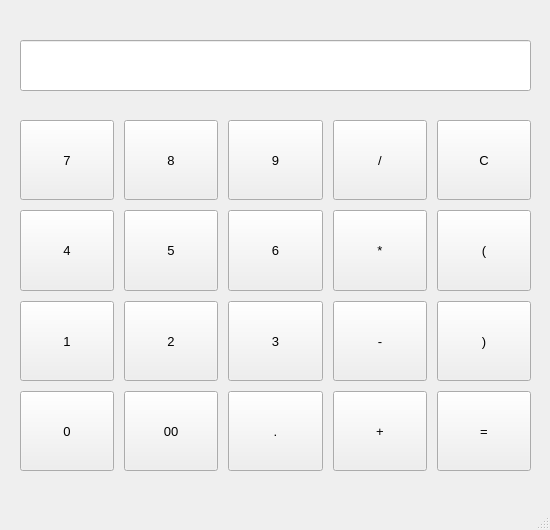
<?xml version="1.0" encoding="UTF-8"?>
<ui version="4.0">
 <class>MainWindow</class>
 <widget class="QMainWindow" name="MainWindow">
  <property name="geometry">
   <rect>
    <x>0</x>
    <y>0</y>
    <width>550</width>
    <height>530</height>
   </rect>
  </property>
  <property name="windowTitle">
   <string>Калькулятор</string>
  </property>
  <widget class="QWidget" name="centralwidget">
   <widget class="QLineEdit" name="input">
    <property name="geometry">
     <rect>
      <x>20</x>
      <y>40</y>
      <width>511</width>
      <height>51</height>
     </rect>
    </property>
    <property name="font">
     <font>
      <pointsize>12</pointsize>
     </font>
    </property>
    <property name="text">
     <string/>
    </property>
    <property name="alignment">
     <set>Qt::AlignRight|Qt::AlignTrailing|Qt::AlignVCenter</set>
    </property>
   </widget>
   <widget class="QWidget" name="gridLayoutWidget">
    <property name="geometry">
     <rect>
      <x>10</x>
      <y>110</y>
      <width>531</width>
      <height>371</height>
     </rect>
    </property>
    <property name="sizePolicy">
     <sizepolicy hsizetype="Preferred" vsizetype="Minimum">
      <horstretch>0</horstretch>
      <verstretch>0</verstretch>
     </sizepolicy>
    </property>
    <property name="font">
     <font>
      <pointsize>10</pointsize>
     </font>
    </property>
    <layout class="QGridLayout" name="gridLayout">
     <property name="sizeConstraint">
      <enum>QLayout::SetDefaultConstraint</enum>
     </property>
     <property name="leftMargin">
      <number>10</number>
     </property>
     <property name="topMargin">
      <number>10</number>
     </property>
     <property name="rightMargin">
      <number>10</number>
     </property>
     <property name="bottomMargin">
      <number>10</number>
     </property>
     <property name="spacing">
      <number>10</number>
     </property>
     <item row="3" column="1">
      <widget class="QPushButton" name="double_zero">
       <property name="sizePolicy">
        <sizepolicy hsizetype="Minimum" vsizetype="Minimum">
         <horstretch>0</horstretch>
         <verstretch>0</verstretch>
        </sizepolicy>
       </property>
       <property name="font">
        <font>
         <pointsize>10</pointsize>
        </font>
       </property>
       <property name="text">
        <string>00</string>
       </property>
      </widget>
     </item>
     <item row="0" column="3">
      <widget class="QPushButton" name="div">
       <property name="sizePolicy">
        <sizepolicy hsizetype="Minimum" vsizetype="Minimum">
         <horstretch>0</horstretch>
         <verstretch>0</verstretch>
        </sizepolicy>
       </property>
       <property name="font">
        <font>
         <pointsize>10</pointsize>
        </font>
       </property>
       <property name="text">
        <string>/</string>
       </property>
      </widget>
     </item>
     <item row="1" column="3">
      <widget class="QPushButton" name="mul">
       <property name="sizePolicy">
        <sizepolicy hsizetype="Minimum" vsizetype="Minimum">
         <horstretch>0</horstretch>
         <verstretch>0</verstretch>
        </sizepolicy>
       </property>
       <property name="font">
        <font>
         <pointsize>10</pointsize>
        </font>
       </property>
       <property name="text">
        <string>*</string>
       </property>
      </widget>
     </item>
     <item row="0" column="0">
      <widget class="QPushButton" name="seven">
       <property name="sizePolicy">
        <sizepolicy hsizetype="Minimum" vsizetype="Minimum">
         <horstretch>0</horstretch>
         <verstretch>0</verstretch>
        </sizepolicy>
       </property>
       <property name="font">
        <font>
         <pointsize>10</pointsize>
        </font>
       </property>
       <property name="text">
        <string>7</string>
       </property>
      </widget>
     </item>
     <item row="2" column="3">
      <widget class="QPushButton" name="minus">
       <property name="sizePolicy">
        <sizepolicy hsizetype="Minimum" vsizetype="Minimum">
         <horstretch>0</horstretch>
         <verstretch>0</verstretch>
        </sizepolicy>
       </property>
       <property name="font">
        <font>
         <pointsize>10</pointsize>
        </font>
       </property>
       <property name="text">
        <string>-</string>
       </property>
      </widget>
     </item>
     <item row="1" column="2">
      <widget class="QPushButton" name="six">
       <property name="sizePolicy">
        <sizepolicy hsizetype="Minimum" vsizetype="Minimum">
         <horstretch>0</horstretch>
         <verstretch>0</verstretch>
        </sizepolicy>
       </property>
       <property name="font">
        <font>
         <pointsize>10</pointsize>
        </font>
       </property>
       <property name="text">
        <string>6</string>
       </property>
      </widget>
     </item>
     <item row="1" column="0">
      <widget class="QPushButton" name="four">
       <property name="sizePolicy">
        <sizepolicy hsizetype="Minimum" vsizetype="Minimum">
         <horstretch>0</horstretch>
         <verstretch>0</verstretch>
        </sizepolicy>
       </property>
       <property name="font">
        <font>
         <pointsize>10</pointsize>
        </font>
       </property>
       <property name="text">
        <string>4</string>
       </property>
      </widget>
     </item>
     <item row="2" column="1">
      <widget class="QPushButton" name="two">
       <property name="sizePolicy">
        <sizepolicy hsizetype="Minimum" vsizetype="Minimum">
         <horstretch>0</horstretch>
         <verstretch>0</verstretch>
        </sizepolicy>
       </property>
       <property name="font">
        <font>
         <pointsize>10</pointsize>
        </font>
       </property>
       <property name="text">
        <string>2</string>
       </property>
      </widget>
     </item>
     <item row="2" column="0">
      <widget class="QPushButton" name="one">
       <property name="sizePolicy">
        <sizepolicy hsizetype="Minimum" vsizetype="Minimum">
         <horstretch>0</horstretch>
         <verstretch>0</verstretch>
        </sizepolicy>
       </property>
       <property name="font">
        <font>
         <pointsize>10</pointsize>
        </font>
       </property>
       <property name="text">
        <string>1</string>
       </property>
      </widget>
     </item>
     <item row="1" column="1">
      <widget class="QPushButton" name="five">
       <property name="sizePolicy">
        <sizepolicy hsizetype="Minimum" vsizetype="Minimum">
         <horstretch>0</horstretch>
         <verstretch>0</verstretch>
        </sizepolicy>
       </property>
       <property name="font">
        <font>
         <pointsize>10</pointsize>
        </font>
       </property>
       <property name="text">
        <string>5</string>
       </property>
      </widget>
     </item>
     <item row="3" column="2">
      <widget class="QPushButton" name="point">
       <property name="sizePolicy">
        <sizepolicy hsizetype="Minimum" vsizetype="Minimum">
         <horstretch>0</horstretch>
         <verstretch>0</verstretch>
        </sizepolicy>
       </property>
       <property name="font">
        <font>
         <pointsize>10</pointsize>
        </font>
       </property>
       <property name="text">
        <string>.</string>
       </property>
      </widget>
     </item>
     <item row="3" column="3">
      <widget class="QPushButton" name="plus">
       <property name="sizePolicy">
        <sizepolicy hsizetype="Minimum" vsizetype="Minimum">
         <horstretch>0</horstretch>
         <verstretch>0</verstretch>
        </sizepolicy>
       </property>
       <property name="font">
        <font>
         <pointsize>10</pointsize>
        </font>
       </property>
       <property name="text">
        <string>+</string>
       </property>
      </widget>
     </item>
     <item row="3" column="0">
      <widget class="QPushButton" name="zero">
       <property name="sizePolicy">
        <sizepolicy hsizetype="Minimum" vsizetype="Minimum">
         <horstretch>0</horstretch>
         <verstretch>0</verstretch>
        </sizepolicy>
       </property>
       <property name="font">
        <font>
         <pointsize>10</pointsize>
        </font>
       </property>
       <property name="text">
        <string>0</string>
       </property>
      </widget>
     </item>
     <item row="0" column="1">
      <widget class="QPushButton" name="eight">
       <property name="sizePolicy">
        <sizepolicy hsizetype="Minimum" vsizetype="Minimum">
         <horstretch>0</horstretch>
         <verstretch>0</verstretch>
        </sizepolicy>
       </property>
       <property name="font">
        <font>
         <pointsize>10</pointsize>
        </font>
       </property>
       <property name="text">
        <string>8</string>
       </property>
      </widget>
     </item>
     <item row="0" column="2">
      <widget class="QPushButton" name="nine">
       <property name="sizePolicy">
        <sizepolicy hsizetype="Minimum" vsizetype="Minimum">
         <horstretch>0</horstretch>
         <verstretch>0</verstretch>
        </sizepolicy>
       </property>
       <property name="font">
        <font>
         <pointsize>10</pointsize>
        </font>
       </property>
       <property name="text">
        <string>9</string>
       </property>
      </widget>
     </item>
     <item row="2" column="2">
      <widget class="QPushButton" name="three">
       <property name="sizePolicy">
        <sizepolicy hsizetype="Minimum" vsizetype="Minimum">
         <horstretch>0</horstretch>
         <verstretch>0</verstretch>
        </sizepolicy>
       </property>
       <property name="font">
        <font>
         <pointsize>10</pointsize>
        </font>
       </property>
       <property name="text">
        <string>3</string>
       </property>
      </widget>
     </item>
     <item row="0" column="4">
      <widget class="QPushButton" name="clear">
       <property name="sizePolicy">
        <sizepolicy hsizetype="Minimum" vsizetype="Minimum">
         <horstretch>0</horstretch>
         <verstretch>0</verstretch>
        </sizepolicy>
       </property>
       <property name="font">
        <font>
         <pointsize>10</pointsize>
        </font>
       </property>
       <property name="text">
        <string>C</string>
       </property>
      </widget>
     </item>
     <item row="1" column="4">
      <widget class="QPushButton" name="left_bracket">
       <property name="sizePolicy">
        <sizepolicy hsizetype="Minimum" vsizetype="Minimum">
         <horstretch>0</horstretch>
         <verstretch>0</verstretch>
        </sizepolicy>
       </property>
       <property name="font">
        <font>
         <pointsize>10</pointsize>
        </font>
       </property>
       <property name="text">
        <string>(</string>
       </property>
      </widget>
     </item>
     <item row="2" column="4">
      <widget class="QPushButton" name="right_bracket">
       <property name="sizePolicy">
        <sizepolicy hsizetype="Minimum" vsizetype="Minimum">
         <horstretch>0</horstretch>
         <verstretch>0</verstretch>
        </sizepolicy>
       </property>
       <property name="font">
        <font>
         <pointsize>10</pointsize>
        </font>
       </property>
       <property name="text">
        <string>)</string>
       </property>
      </widget>
     </item>
     <item row="3" column="4">
      <widget class="QPushButton" name="equal">
       <property name="sizePolicy">
        <sizepolicy hsizetype="Minimum" vsizetype="Minimum">
         <horstretch>0</horstretch>
         <verstretch>0</verstretch>
        </sizepolicy>
       </property>
       <property name="font">
        <font>
         <pointsize>10</pointsize>
        </font>
       </property>
       <property name="text">
        <string>=</string>
       </property>
      </widget>
     </item>
    </layout>
   </widget>
  </widget>
  <widget class="QStatusBar" name="statusbar"/>
 </widget>
 <resources/>
 <connections/>
</ui>
